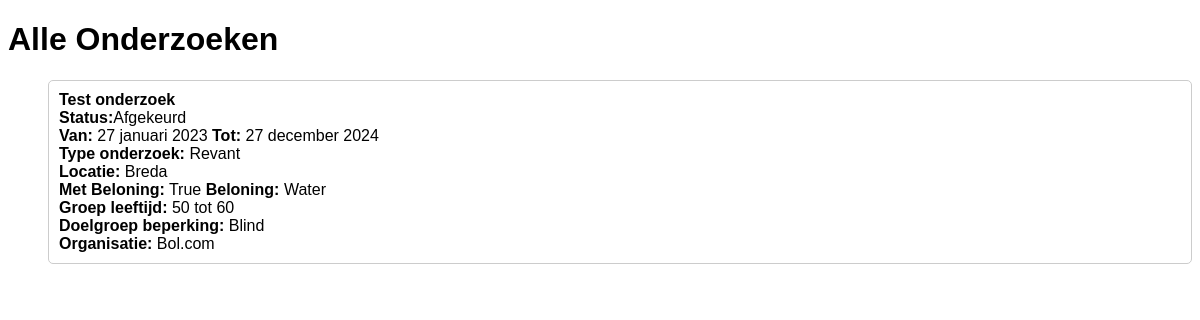
The app's page /beheerders/onderzoeksvragen/, older data.
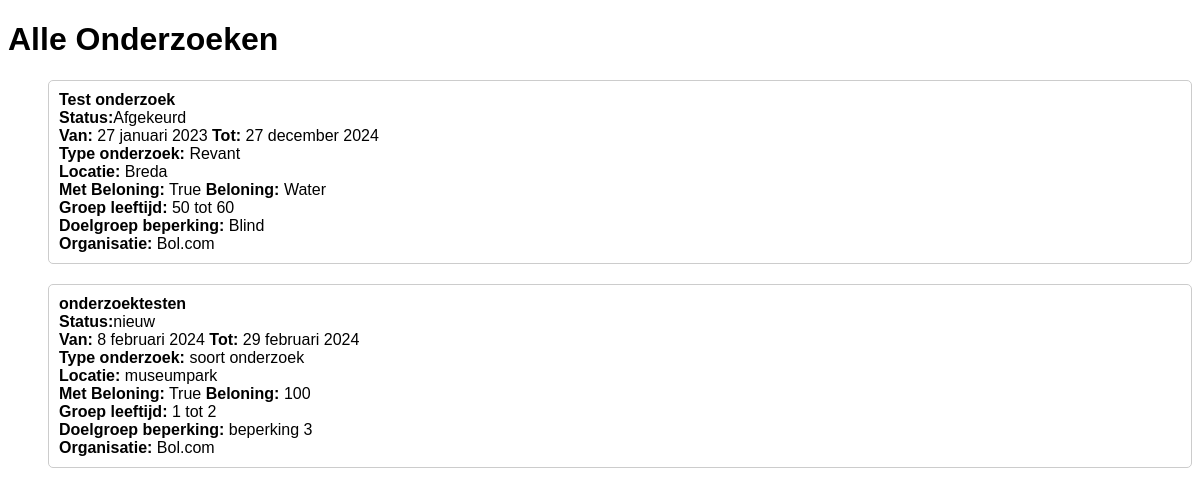
The same page, newer data.
### core/models.py (models this page shows, shortened)
class Onderzoek(models.Model):
    onderzoek_id = models.AutoField(primary_key=True)
    titel = models.CharField(max_length=255)
    status = models.CharField(max_length=50, blank=True, null=True)
    beschikbaar = models.BooleanField(default=True)
    datum_vanaf = models.DateField(blank=True, null=True)
    datum_tot = models.DateField(blank=True, null=True)
    type_onderzoek = models.CharField(max_length=50, blank=True, null=True)
    locatie = models.CharField(max_length=255, blank=True, null=True)
    met_beloning = models.BooleanField(default=False)
    beloning = models.CharField(max_length=255, blank=True, null=True)
    doelgroep_leeftijd_van = models.IntegerField(blank=True, null=True)
    doelgroep_leeftijd_tot = models.IntegerField(blank=True, null=True)
    doelgroep_beperking = models.CharField(max_length=255, blank=True, null=True)
    organisatie = models.ForeignKey(Organisaties, on_delete=models.CASCADE)
    class Meta:
        db_table = 'Onderzoek'

class Organisaties(models.Model):
    organisatie_id = models.AutoField(primary_key=True)
    naam = models.CharField(max_length=255)
    type = models.CharField(max_length=255, blank=True, null=True)
    website = models.URLField(blank=True, null=True)
    beschrijving = models.TextField(blank=True, null=True)
    contactpersoon = models.CharField(max_length=255, blank=True, null=True)
    email = models.EmailField(blank=True, null=True)
    telefoonnummer = models.CharField(max_length=20, blank=True, null=True)
    overige_details = models.TextField(blank=True, null=True)
    api_key = models.CharField(max_length=255, blank=True, null=True)
    class Meta:
        db_table = 'organisaties'

### beheerders/views.py (the view)
# urls.py: path('onderzoeksvragen/', onderzoeksvragen, name='onderzoeksvragen'),
def onderzoeksvragen(request):
    onderzoeken = Onderzoek.objects.all()
    return render(request, 'onderzoeksvragen.html', {'onderzoeken': onderzoeken})

### beheerders/templates/onderzoeksvragen.html (shortened to what this page needs)
<!DOCTYPE html>
<html lang="nl">
<head>
    {% load static %}
</head>
<body>
    <h1>Alle Onderzoeken</h1>
    <ul>
        {% for onderzoek in onderzoeken %}
            <li id="onderzoek-item-{{ onderzoek.pk }}">
                <strong>{{ onderzoek.titel }}</strong><br>
                <strong>Status:</strong><span id="status-{{ onderzoek.pk }}">{{ onderzoek.status }}</span><br>
                <strong>Van:</strong> {{ onderzoek.datum_vanaf }} <strong>Tot:</strong> {{ onderzoek.datum_tot }}<br>
                <strong>Type onderzoek:</strong> {{ onderzoek.type_onderzoek }}<br>
                <strong>Locatie:</strong> {{ onderzoek.locatie }}<br>
                <strong>Met Beloning:</strong> {{ onderzoek.met_beloning }} <strong>Beloning:</strong> {{ onderzoek.beloning }}<br>
                <strong>Groep leeftijd:</strong> {{ onderzoek.doelgroep_leeftijd_van }} tot {{ onderzoek.doelgroep_leeftijd_tot }}<br>
                <strong>Doelgroep beperking:</strong> {{ onderzoek.doelgroep_beperking }}<br>
                <strong>Organisatie:</strong> {{ onderzoek.organisatie.naam }}<br>
            </li>
        {% empty %}
            <li>Geen onderzoeken gevonden.</li>
        {% endfor %}
    </ul>
</body>
</html>

Row changes from the older to the newer data that the page shows:
added Onderzoek: titel "onderzoektesten", status "nieuw", datum_vanaf "8 februari 2024", datum_tot "29 februari 2024", type_onderzoek "soort onderzoek", locatie "museumpark", met_beloning "True", beloning "100", doelgroep_leeftijd_van "1", doelgroep_leeftijd_tot "2", doelgroep_beperking "beperking 3", organisatie.naam "Bol.com"
